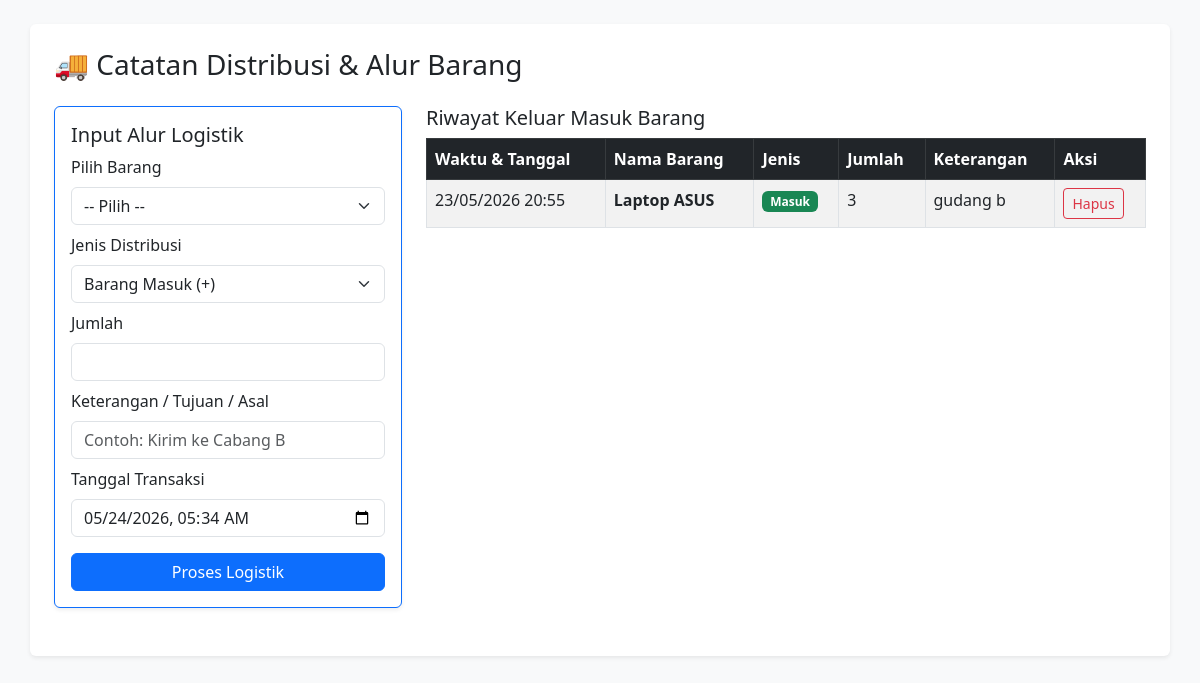
/admin/distribusi.php, run on the app's committed database.
### tables this page shows
CREATE TABLE `distribusi` (
  `id_distribusi` int(11) NOT NULL,
  `id_barang` int(11) NOT NULL,
  `jenis_distribusi` enum('Masuk','Keluar') NOT NULL,
  `jumlah` int(11) NOT NULL,
  `tanggal_distribusi` timestamp NOT NULL DEFAULT current_timestamp() ON UPDATE current_timestamp(),
  `keterangan` text NOT NULL
);

CREATE TABLE `barang` (
  `id` int(11) NOT NULL,
  `nama_barang` varchar(100) NOT NULL,
  `status_id` varchar(50) DEFAULT NULL,
  `penyimpanan_id` varchar(100) DEFAULT NULL,
  `harga_barang` int(11) DEFAULT NULL,
  `stok` int(11) NOT NULL,
  `limit_stok` int(11) NOT NULL DEFAULT 5,
  `vendor_id` int(11) NOT NULL
);

### admin/distribusi.php (the view, shortened to what this page needs)
<?php
include '../koneksi.php';
$query_riwayat = "SELECT d.*, b.nama_barang FROM distribusi d
                  JOIN barang b ON d.id_barang = b.id
                  ORDER BY d.tanggal_distribusi DESC, d.id_distribusi DESC";
$riwayat = mysqli_query($koneksi, $query_riwayat);
?>
<!DOCTYPE html>
<html lang="id">
<head>
    <link href="https://cdn.jsdelivr.net/npm/bootstrap@5.3.0/dist/css/bootstrap.min.css" rel="stylesheet">
</head>
<body class="bg-light p-4">
<div class="container bg-white p-4 rounded shadow-sm">
    <h3 class="mb-4">🚚 Catatan Distribusi & Alur Barang</h3>
    <div class="row">
        <div class="col-md-4 mb-4">
            <div class="card p-3 shadow-sm border-primary">
                <h5>Input Alur Logistik</h5>
                <form method="POST" action="">
                    <div class="mb-2">
                        <label class="form-label">Pilih Barang</label>
                        <select name="id_barang" class="form-select" required>
                            <option value="">-- Pilih --</option>
                        </select>
                    </div>
                    <div class="mb-2">
                        <label class="form-label">Jenis Distribusi</label>
                        <select name="jenis_distribusi" class="form-select" required>
                            <option value="Masuk">Barang Masuk (+)</option>
                        </select>
                    </div>
                    <div class="mb-2">
                        <label class="form-label">Jumlah</label>
                        <input type="number" name="jumlah" class="form-control" min="1" required>
                    </div>
                    <div class="mb-2">
                        <label class="form-label">Keterangan / Tujuan / Asal</label>
                        <input type="text" name="keterangan" class="form-control" placeholder="Contoh: Kirim ke Cabang B" required>
                    </div>
                    <div class="mb-3">
                        <label class="form-label">Tanggal Transaksi</label>
                        <input type="datetime-local" name="tanggal" class="form-control" value="<?= date('Y-m-d\TH:i'); ?>" required>
                    </div>
                    <button type="submit" name="tambah_distribusi" class="btn btn-primary w-100">Proses Logistik</button>
                </form>
            </div>
        </div>
        <div class="col-md-8">
            <h5>Riwayat Keluar Masuk Barang</h5>
            <table class="table table-bordered table-striped">
                <thead class="table-dark">
                    <tr>
                        <th>Waktu & Tanggal</th>
                        <th>Nama Barang</th>
                        <th>Jenis</th>
                        <th>Jumlah</th>
                        <th>Keterangan</th>
                        <th>Aksi</th>
                    </tr>
                </thead>
                <tbody>
                    <?php while ($r = mysqli_fetch_assoc($riwayat)) { ?>
                    <tr>
                        <td><?= date('d/m/Y H:i', strtotime($r['tanggal_distribusi'])); ?></td>
                        <td><strong><?= htmlspecialchars($r['nama_barang']); ?></strong></td>
                        <td>
                            <span class="badge <?= $r['jenis_distribusi'] == 'Masuk' ? 'bg-success' : 'bg-danger'; ?>">
                                <?= $r['jenis_distribusi']; ?>
                            </span>
                        </td>
                        <td><?= $r['jumlah']; ?></td>
                        <td><?= htmlspecialchars($r['keterangan']); ?></td>
                        <td>
                            <a href="distribusi.php?hapus=<?= $r['id_distribusi']; ?>" class="btn btn-sm btn-outline-danger" onclick="return confirm('Hapus log riwayat ini?')">Hapus</a>
                        </td>
                    </tr>
                    <?php } ?>
                </tbody>
            </table>
        </div>
    </div>
</div>
</body>
</html>

### data on the page
distribusi: tanggal_distribusi "23/05/2026 20:55", id_barang.nama_barang "Laptop ASUS", jenis_distribusi "Masuk", jumlah "3", keterangan "gudang b"
